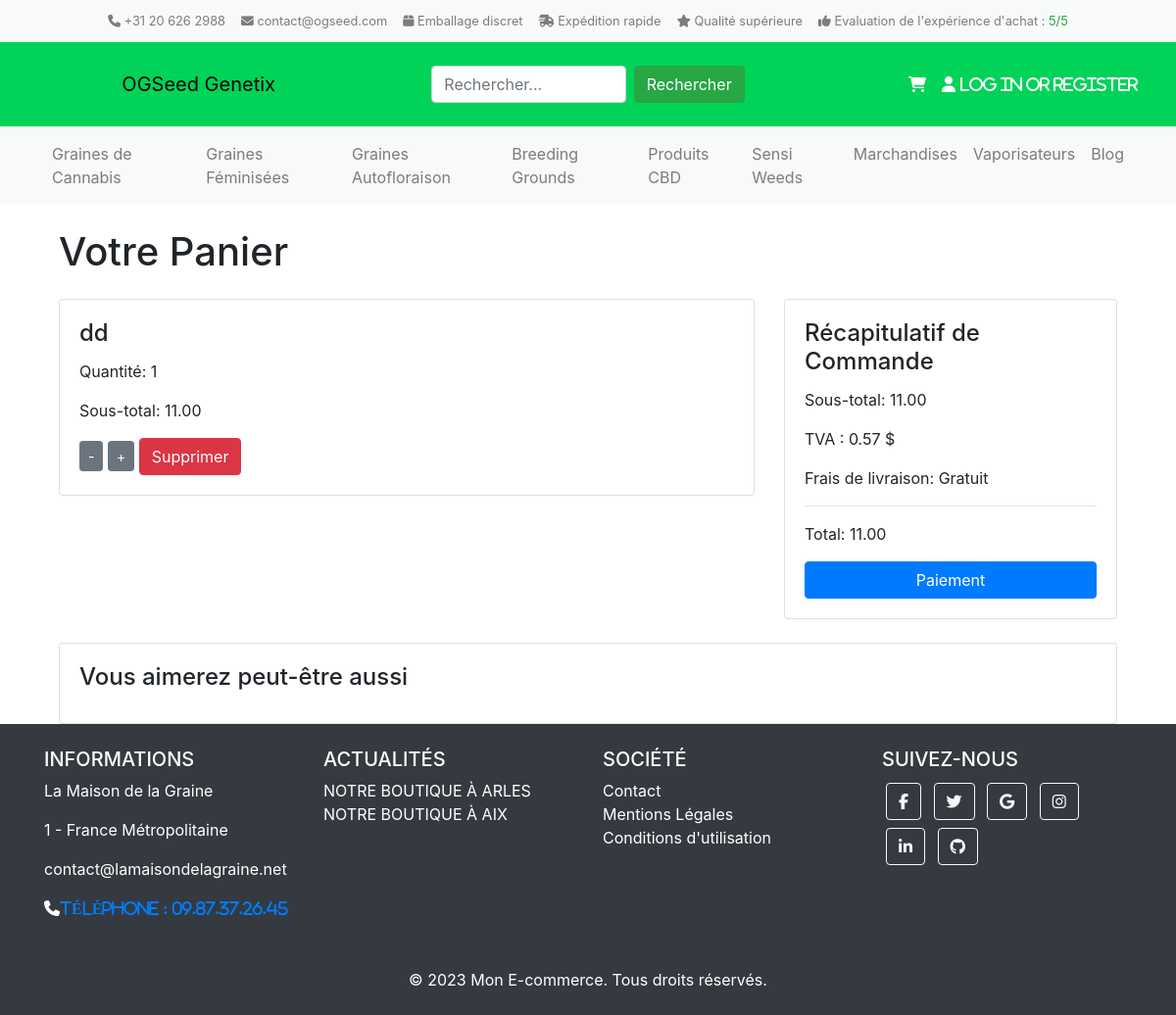
Before: /cart/ with the older database file.
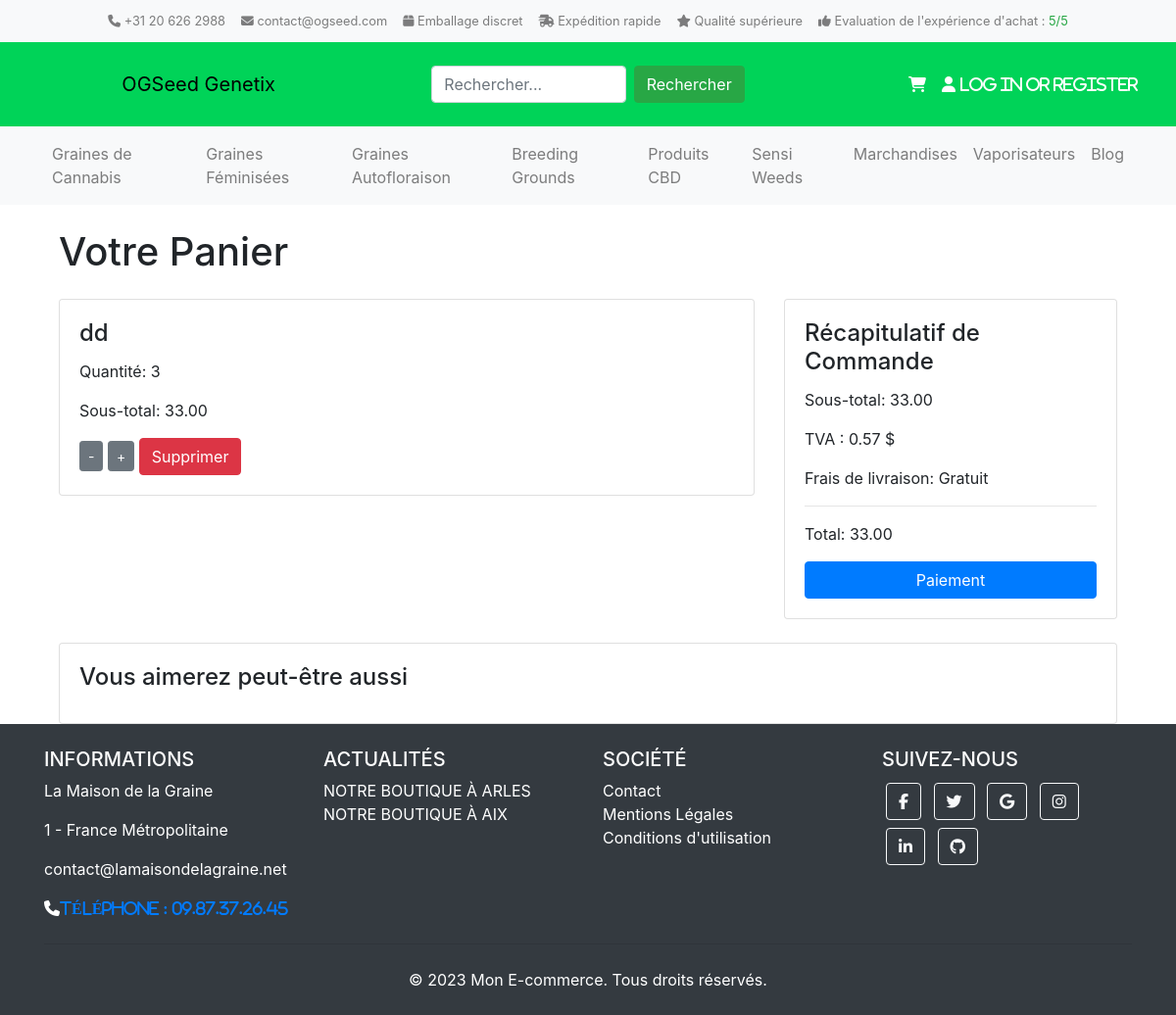
After: the same page with the newer database file.
### shop/models.py (models this page shows, shortened)
class CartItem(models.Model):
    cart = models.ForeignKey(Cart, on_delete=models.CASCADE)
    product = models.ForeignKey('shop.Product', on_delete=models.CASCADE)
    quantity = models.PositiveIntegerField(default=1)
    subtotal = models.DecimalField(max_digits=10, decimal_places=2, default=0.00)

class Cart(models.Model):
    user = models.ForeignKey(get_user_model(), on_delete=models.CASCADE, blank=True, null=True)
    created_at = models.DateTimeField(auto_now_add=True)
    updated_at = models.DateTimeField(auto_now=True)
    def calculate_total(self):
        cart_items = self.cartitem_set.all()  # Récupère tous les articles du panier
        total = sum(item.subtotal for item in cart_items)
        return total

class Product(models.Model):
    title = models.CharField(max_length=200)
    price = models.FloatField()
    description = models.TextField()
    category = models.ForeignKey(Category, related_name='categorie', on_delete=models.CASCADE)
    image = models.CharField(max_length=5000)
    date_added = models.DateTimeField(auto_now_add=True)
    class Meta:
        ordering = ['-date_added']

### shop/views.py (the view)
# urls.py: path('cart/', view_cart, name='cart'),
def view_cart(request):
    user = request.user
    if user.is_authenticated:
        cart, created = Cart.objects.get_or_create(user=user)
    else:
        cart, created = Cart.objects.get_or_create(user=None)
    cart_items = cart.cartitem_set.all()
    return render(request, 'shop/cart.html', {'cart': cart, 'cart_items': cart_items})

### shop/templates/shop/cart.html (shortened to what this page needs)
{% extends "shop/base.html" %}
{% block content %}
<div class="container">
    <h1 class="my-4">Votre Panier</h1>
    <div class="row">
        <div class="col-md-8">
            {% for item in cart_items %}
                <div class="card mb-3">
                    <div class="card-body">
                        <h4 class="card-title">{{ item.product.title }}</h4>
                        <p class="card-text">Quantité: <span id="quantity_{{ item.id }}">{{ item.quantity }}</span></p>
                        <p class="card-text">Sous-total: <span id="subtotal_{{ item.id }}">{{ item.subtotal }}</span></p>
                        <button data-id="{{ item.id }}" class="btn btn-sm btn-secondary decrease-quantity">-</button>
                        <button data-id="{{ item.id }}" class="btn btn-sm btn-secondary increase-quantity">+</button>
                        <a href="{% url 'remove_from_cart' item.id %}" class="btn btn-danger">Supprimer</a>
                    </div>
                </div>
            {% endfor %}
        </div>
        <div class="col-md-4">
            <div class="card">
                <div class="card-body">
                    <h4 class="card-title">Récapitulatif de Commande</h4>
                    <p class="card-text">Sous-total: <span id="subtotal-display">  {{ cart.calculate_total}}</p>
                    <p class="card-text">TVA : 0.57 $</p>
                    <p class="card-text">Frais de livraison: Gratuit</p>
                    <hr>
                    <p class="card-text">Total: <span id="cart-total">{{ cart.calculate_total }}</span></p>
                    <a href="#" class="btn btn-primary btn-block mt-3">Paiement</a>
                </div>
            </div>
        </div>
    </div>
    <div class="card mt-4">
        <div class="card-body">
            <h4 class="card-title">Vous aimerez peut-être aussi</h4>
        </div>
    </div>
</div>
{% endblock %}

Changed rows visible on the page:
changed CartItem "dd": quantity "1" → "3"; subtotal "11.00" → "33.00"
changed Cart: calculate_total "11.00" → "33.00"
